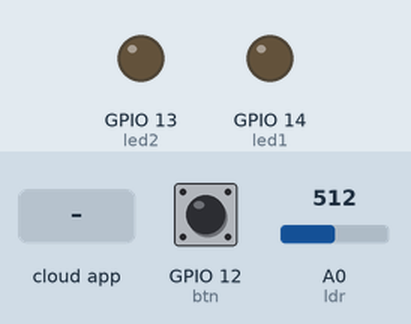
Simulated run of this sketch. Board: ESP8266 (NodeMCU). Parts: output pins drawn as LEDs (lit = HIGH). The inputs (shaded band) are chosen by the test bench; at power-on: A0 (ldr) = 512, GPIO 12 (btn) LOW. WiFi joins after 1.5 s; servers stay silent unless stated; the Firebase database answers and starts empty; what the sketch prints to the serial monitor is not drawn.

Above: at 2.7 s.
2.8 s: A0 (ldr) set to 716
At 5.0 s:
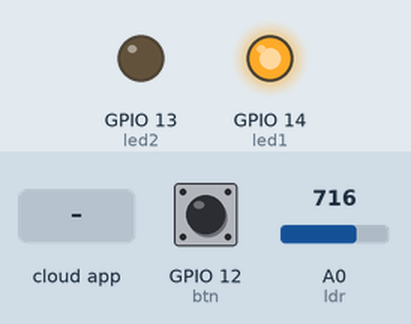
5.3 s: the phone or cloud app sets btn to 1
At 7.1 s:
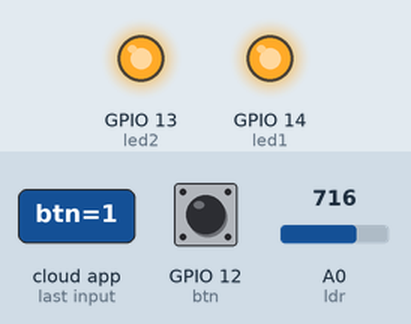
8.9 s: GPIO 12 (btn) pulled HIGH for 1 s
At 12.7 s:
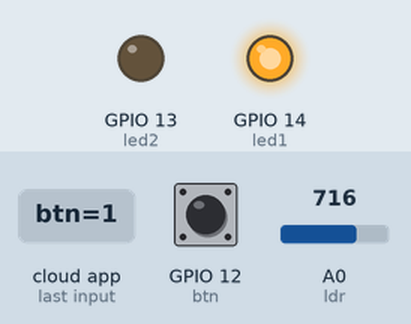
13.5 s: GPIO 12 (btn) pulled HIGH for 3.2 s
At 16.0 s:
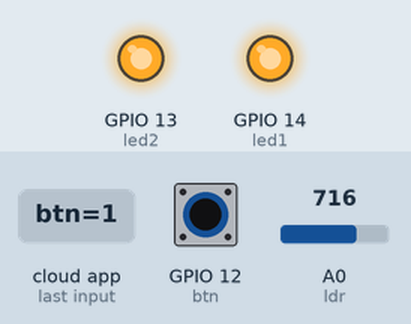
Timing chart, 0 to 19.3 s (numbered marks = the images above; inputs shaded):
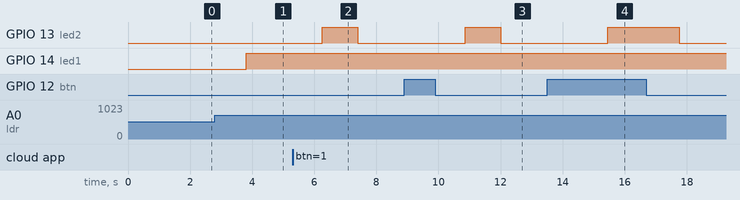

Measured:
- after the input at 2.8 s, GPIO 14 (led1): LOW → HIGH after 1.0 s
- after the input at 5.3 s, GPIO 13 (led2): LOW → HIGH after 0.96 s, → LOW 1.2 s later
- after the input at 8.9 s, GPIO 13 (led2): LOW → HIGH after 2.0 s, → LOW 1.2 s later
- after the input at 13.5 s, GPIO 13 (led2): LOW → HIGH after 2.0 s, → LOW 2.3 s later

The sketch:

IoT_8_Firebase.ino
```cpp
// (licence header left out)
#include "FirebaseESP8266.h"
#include <ESP8266WiFi.h>

//1. Change the following info
#define FIREBASE_HOST "iot-71160036.firebaseio.com"
#define FIREBASE_AUTH "pvlVBKfUOg2hSl7eBo636fb04jBUoOAWhjsoI1AA"
#define WIFI_SSID "SSID"
#define WIFI_PASSWORD "PASSWORD"

#define led1 14
#define led2 13
#define btn 12
#define ldr A0

//2. Define FirebaseESP8266 data object for data sending and receiving
FirebaseData firebaseData;

String path = "/Node1"; //bisa diganti sesuka hati
int oldAdcLdr;
int newAdcLdr;
int btnPress;

void setup()
{

  Serial.begin(115200);

  pinMode (led1,OUTPUT);
  pinMode (led2,OUTPUT);
  pinMode (ldr,INPUT);
  pinMode (btn, INPUT);

  oldAdcLdr = analogRead(ldr);

  WiFi.begin(WIFI_SSID, WIFI_PASSWORD);
  Serial.print("Connecting to Wi-Fi");
  while (WiFi.status() != WL_CONNECTED)
  {
    Serial.print(".");
    delay(300);
  }
  Serial.println();
  Serial.print("Connected with IP: ");
  Serial.println(WiFi.localIP());
  Serial.println();


  //3. Set your Firebase info

  Firebase.begin(FIREBASE_HOST, FIREBASE_AUTH);

  //4. Enable auto reconnect the WiFi when connection lost
  Firebase.reconnectWiFi(true);
}

void loop() {
  delay (100);

  //Mengubah value path btn menjadi 1 ketika ditekan dan 0 ketika tidak ditekan
  btnPress = digitalRead(btn);
  if(btnPress == 1){
      Firebase.setInt(firebaseData, path + "/btn", btnPress);
    }else if (btnPress == 0){
      Firebase.setInt(firebaseData, path + "/btn", btnPress);
    }

  //Mengubah value path lampu2
   if(Firebase.getInt(firebaseData, path + "/btn")){
    if(firebaseData.intData()==1)
      Firebase.setInt(firebaseData, path + "/lampu2", 1);
      else
      Firebase.setInt(firebaseData, path + "/lampu2", 0);
    }

  //Mengambil value dari ldr
  newAdcLdr = analogRead(ldr);

  //Output serial monitor
  Serial.print("Value LDR: ");
  Serial.println(newAdcLdr);

  //Mengganti value pada path ldr pada database firebase
  if(newAdcLdr != oldAdcLdr){
    Firebase.setInt(firebaseData, path + "/ldr", newAdcLdr);
    oldAdcLdr = newAdcLdr;
  }

  //Mengganti value pada path lampu1
  if(Firebase.getInt(firebaseData, path + "/ldr")){
    if(firebaseData.intData()>=350)
      Firebase.setInt(firebaseData, path + "/lampu1", 1);
      else
      Firebase.setInt(firebaseData, path + "/lampu1", 0);
    }

  //Pengecekkan value pada path lampu1
  if(Firebase.getInt(firebaseData, path + "/lampu1")){
    if(firebaseData.intData() == 0)
      digitalWrite(led1,0);
    else
      digitalWrite(led1,1);
  }

  //Pengecekkan value pada path lampu2
  if(Firebase.getInt(firebaseData, path + "/lampu2")){
    if(firebaseData.intData() == 0)
      digitalWrite(led2,0);
    else
      digitalWrite(led2,1);
  }
}
```
